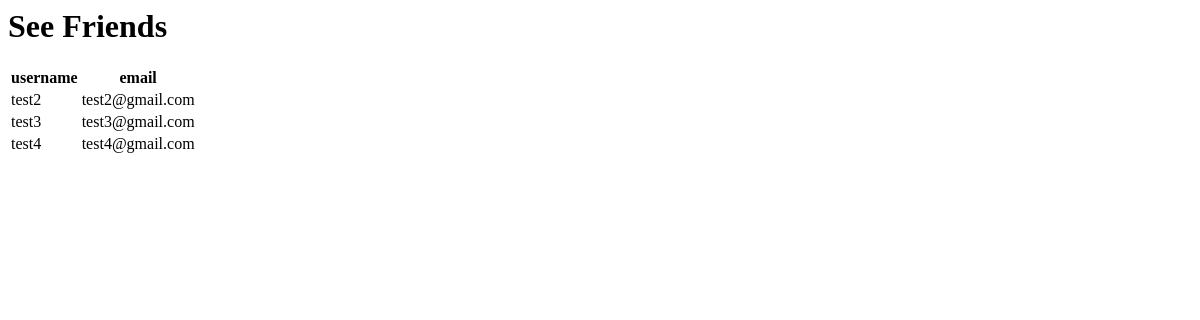
The app's page /friends/see_friends (signed in), older data.
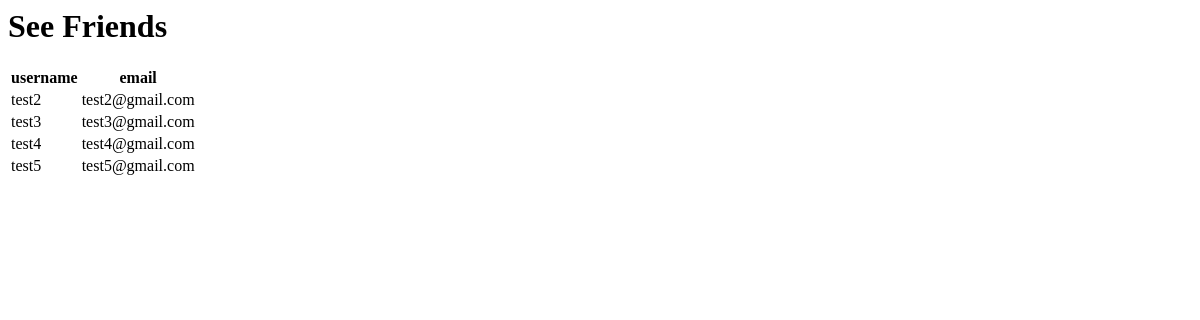
The same page, newer data.
### Authentications/models.py (models this page shows)
class User(AbstractBaseUser):
    username = models.CharField(max_length=50, blank=True)
    email = models.EmailField(unique=True)
    friends = models.ManyToManyField('self', symmetrical=True, blank=True)
    objects = CustomUserManager()
    USERNAME_FIELD = 'email'

### Friends/views.py (the view)
# urls.py: path('see_friends', views.see_friends, name='see_friends')
def see_friends(request):
    friends = request.user.friends.all()
    return render(request, 'see_friends.html', {'friends':friends})

### Friends/templates/see_friends.html
<h1>See Friends</h1>
<table>
    <tr>
        <th>username</th>
        <th>email</th>
    </tr>
{% for friend in friends %}
<tr>
    <td>{{friend.username}}</td>
    <td>{{friend.email}}</td>
</tr>
{% endfor %}
</table>

Row changes from the older to the newer data that the page shows:
added User: username "test5", email "test5@gmail.com"
